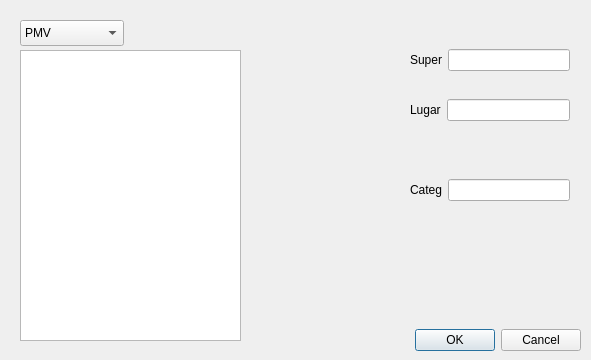
<?xml version="1.0" encoding="UTF-8"?>
<ui version="4.0">
 <class>DialogConsulta</class>
 <widget class="QDialog" name="DialogConsulta">
  <property name="geometry">
   <rect>
    <x>0</x>
    <y>0</y>
    <width>591</width>
    <height>360</height>
   </rect>
  </property>
  <property name="windowTitle">
   <string>Dialog</string>
  </property>
  <widget class="QDialogButtonBox" name="buttonBox">
   <property name="geometry">
    <rect>
     <x>260</x>
     <y>320</y>
     <width>321</width>
     <height>41</height>
    </rect>
   </property>
   <property name="orientation">
    <enum>Qt::Horizontal</enum>
   </property>
   <property name="standardButtons">
    <set>QDialogButtonBox::Cancel|QDialogButtonBox::Ok</set>
   </property>
  </widget>
  <widget class="QPlainTextEdit" name="plainTextEdit">
   <property name="geometry">
    <rect>
     <x>20</x>
     <y>50</y>
     <width>221</width>
     <height>291</height>
    </rect>
   </property>
  </widget>
  <widget class="QWidget" name="horizontalLayoutWidget_3">
   <property name="geometry">
    <rect>
     <x>410</x>
     <y>20</y>
     <width>160</width>
     <height>80</height>
    </rect>
   </property>
   <layout class="QHBoxLayout" name="horizontalLayout_3">
    <item>
     <widget class="QLabel" name="label_3">
      <property name="text">
       <string>Super</string>
      </property>
     </widget>
    </item>
    <item>
     <widget class="QLineEdit" name="lineEdit_3"/>
    </item>
   </layout>
  </widget>
  <widget class="QComboBox" name="comboBox">
   <property name="geometry">
    <rect>
     <x>20</x>
     <y>20</y>
     <width>104</width>
     <height>26</height>
    </rect>
   </property>
   <item>
    <property name="text">
     <string>PMV</string>
    </property>
   </item>
   <item>
    <property name="text">
     <string>PQMV</string>
    </property>
   </item>
   <item>
    <property name="text">
     <string>PCSS</string>
    </property>
   </item>
   <item>
    <property name="text">
     <string>CMV</string>
    </property>
   </item>
   <item>
    <property name="text">
     <string>LQMV</string>
    </property>
   </item>
   <item>
    <property name="text">
     <string>CMC</string>
    </property>
   </item>
  </widget>
  <widget class="QWidget" name="horizontalLayoutWidget">
   <property name="geometry">
    <rect>
     <x>410</x>
     <y>70</y>
     <width>160</width>
     <height>80</height>
    </rect>
   </property>
   <layout class="QHBoxLayout" name="horizontalLayout">
    <item>
     <widget class="QLabel" name="label">
      <property name="text">
       <string>Lugar</string>
      </property>
     </widget>
    </item>
    <item>
     <widget class="QLineEdit" name="lineEdit"/>
    </item>
   </layout>
  </widget>
  <widget class="QWidget" name="horizontalLayoutWidget_2">
   <property name="geometry">
    <rect>
     <x>410</x>
     <y>150</y>
     <width>160</width>
     <height>80</height>
    </rect>
   </property>
   <layout class="QHBoxLayout" name="horizontalLayout_2">
    <item>
     <widget class="QLabel" name="label_2">
      <property name="text">
       <string>Categ</string>
      </property>
     </widget>
    </item>
    <item>
     <widget class="QLineEdit" name="lineEdit_2"/>
    </item>
   </layout>
  </widget>
 </widget>
 <resources/>
 <connections>
  <connection>
   <sender>buttonBox</sender>
   <signal>accepted()</signal>
   <receiver>DialogConsulta</receiver>
   <slot>accept()</slot>
   <hints>
    <hint type="sourcelabel">
     <x>248</x>
     <y>254</y>
    </hint>
    <hint type="destinationlabel">
     <x>157</x>
     <y>274</y>
    </hint>
   </hints>
  </connection>
  <connection>
   <sender>buttonBox</sender>
   <signal>rejected()</signal>
   <receiver>DialogConsulta</receiver>
   <slot>reject()</slot>
   <hints>
    <hint type="sourcelabel">
     <x>316</x>
     <y>260</y>
    </hint>
    <hint type="destinationlabel">
     <x>286</x>
     <y>274</y>
    </hint>
   </hints>
  </connection>
 </connections>
</ui>
